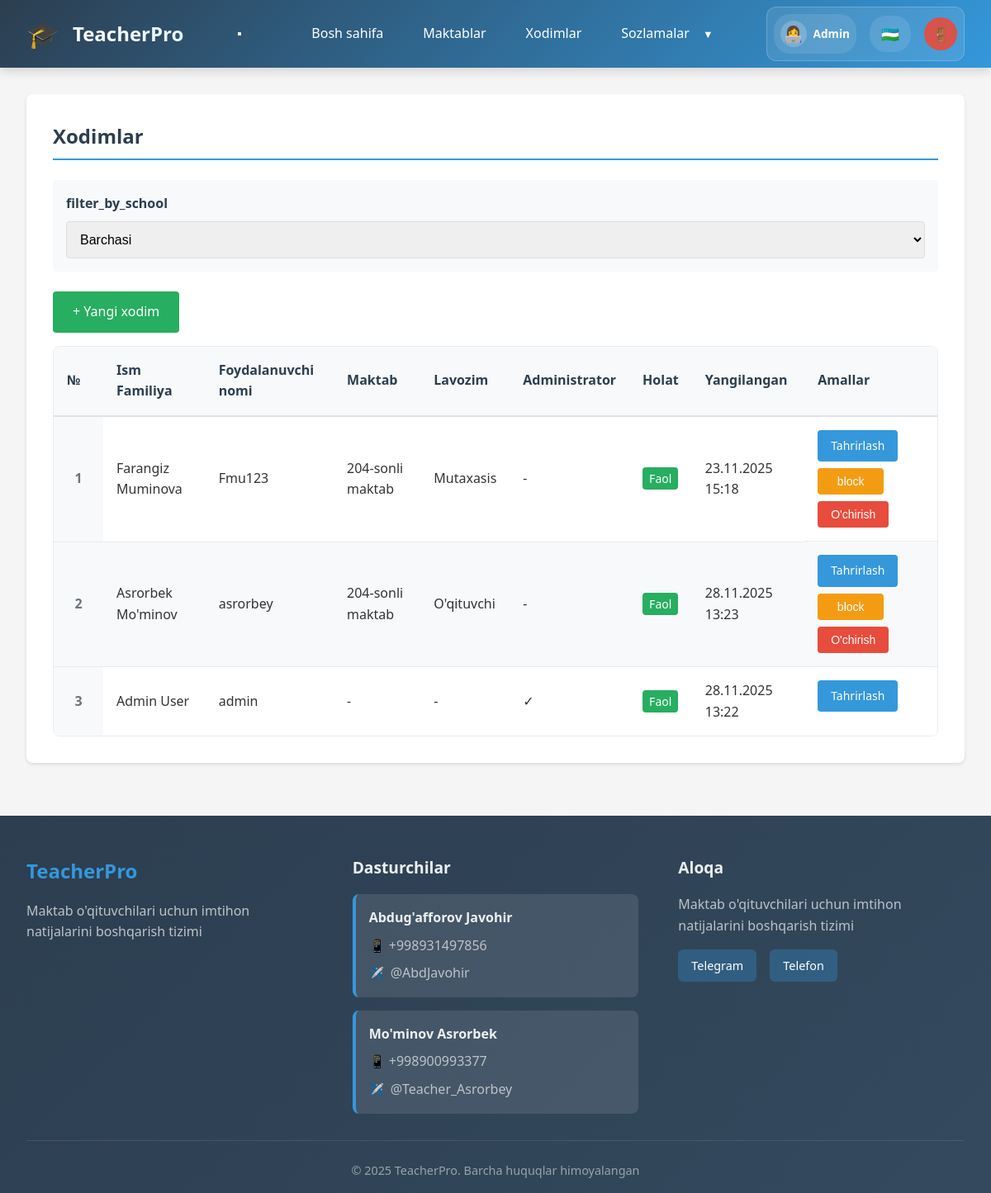
/admin/employees (signed in), run on an earlier commit of the app's database.
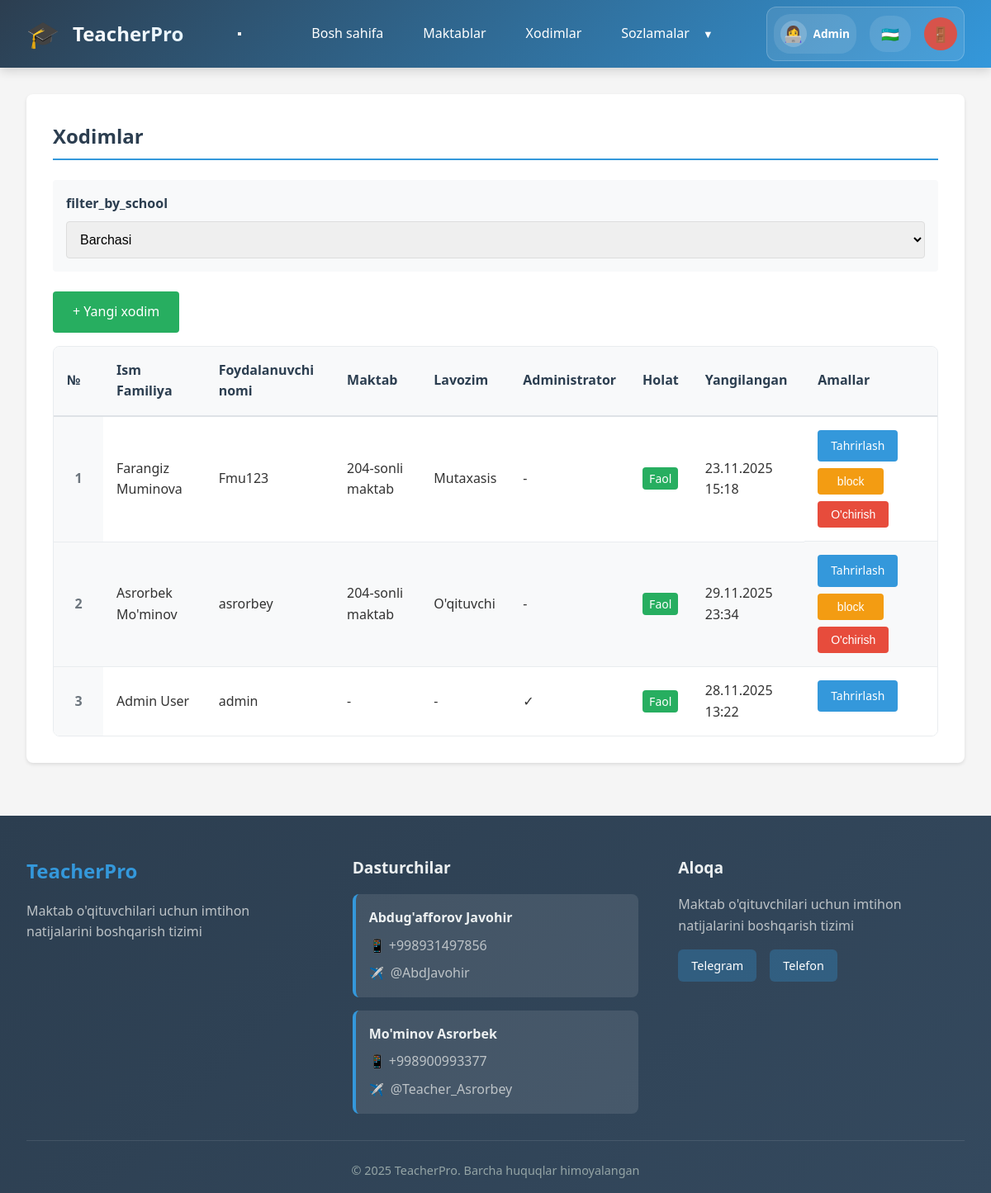
And on a later commit of the database.
### models.py (models this page shows, shortened)
class Base(DeclarativeBase):
    pass

class Employee(Base):
    __tablename__ = 'employees'
    id = Column(Integer, primary_key=True)
    username = Column(String(80), unique=True, nullable=False)
    password_hash = Column(String(200), nullable=False)
    first_name = Column(String(100), nullable=False)
    last_name = Column(String(100), nullable=False)
    email = Column(String(100))
    is_admin = Column(Boolean, default=False)
    is_active = Column(Boolean, default=True)
    school_id = Column(Integer, ForeignKey('schools.id'), nullable=True)
    staff_title_id = Column(Integer, ForeignKey('staff_titles.id'), nullable=True)
    created_at = Column(DateTime, default=datetime.utcnow)
    updated_at = Column(DateTime, default=datetime.utcnow, onupdate=datetime.utcnow)
    school = relationship('School', back_populates='employees')
    staff_title = relationship('StaffTitle', back_populates='employees')
    assigned_classes = relationship('SchoolClass', secondary='teacher_classes', back_populates='assigned_teachers')
    assigned_subjects = relationship('Subject', secondary='teacher_subjects', back_populates='assigned_teachers')

class School(Base):
    __tablename__ = 'schools'
    id = Column(Integer, primary_key=True)
    name = Column(String(200), nullable=False)
    address = Column(Text)
    phone = Column(String(50))
    email = Column(String(100))
    created_at = Column(DateTime, default=datetime.utcnow)
    employees = relationship('Employee', back_populates='school', cascade='all, delete-orphan')
    classes = relationship('SchoolClass', back_populates='school', cascade='all, delete-orphan')

class StaffTitle(Base):
    __tablename__ = 'staff_titles'
    id = Column(Integer, primary_key=True)
    title = Column(String(100), nullable=False, unique=True)
    employees = relationship('Employee', back_populates='staff_title')

### routers/admin.py (the view)
@router.get("/employees", response_class=HTMLResponse)
async def employees_list(
    request: Request,
    school_id: Optional[str] = None,
    db: AsyncSession = Depends(get_db)
):
    if school_id and school_id.strip():
        try:
            school_id_int = int(school_id)
        except ValueError:
            school_id_int = None
    if school_id:
        result = await db.execute(
            select(Employee)
            .options(selectinload(Employee.school), selectinload(Employee.staff_title))
            .where(Employee.school_id == school_id_int)
        )
    else:
        result = await db.execute(
            select(Employee)
            .options(selectinload(Employee.school), selectinload(Employee.staff_title))
            .order_by(Employee.created_at.desc())
        )
    employees = result.scalars().all()
    schools_result = await db.execute(select(School))
    schools = schools_result.scalars().all()
    context = await get_template_context(request)
    context.update({'employees': employees, 'schools': schools})
    return templates.TemplateResponse('admin/employees.html', context)

### templates/admin/employees.html (shortened to what this page needs)
{% extends "base.html" %}
{% block content %}
<div class="card">
    <h2>{{ _('employees') }}</h2>
    <div class="filter-box">
        <form method="GET">
            <div style="display: flex; gap: 1rem; align-items: end;">
                <div class="form-group" style="flex: 1; margin-bottom: 0;">
                    <label for="school_id">{{ _('filter_by_school') }}</label>
                    <select id="school_id" name="school_id" onchange="this.form.submit()">
                        <option value="">{{ _('all') }}</option>
                    </select>
                </div>
            </div>
        </form>
    </div>
    <div style="margin-bottom: 1rem;">
        <a href="{{ url_for('add_employee') }}" class="btn btn-success">+ {{ _('new_employee') }}</a>
    </div>
    {% if employees %}
    <div class="table-container">
        <table>
            <thead>
                <tr>
                    <th width="60">{{ _('number') }}</th>
                    <th>{{ _('first_name') }} {{ _('last_name') }}</th>
                    <th>{{ _('username') }}</th>
                    <th>{{ _('school') }}</th>
                    <th>{{ _('staff_title') }}</th>
                    <th>{{ _('admin') }}</th>
                    <th>{{ _('status') }}</th>
                    <th>{{ _('updated_at') }}</th>
                    <th>{{ _('actions') }}</th>
                </tr>
            </thead>
            <tbody>
                {% for employee in employees %}
                <tr>
                    <td class="row-number">{{ loop.index }}</td>
                    <td>{{ employee.first_name }} {{ employee.last_name }}</td>
                    <td>{{ employee.username }}</td>
                    <td>
                        {% if employee.school_id %}
                        {% for school in schools %}
                        {% if school.id == employee.school_id %}
                        {{ school.name }}
                        {% endif %}
                        {% endfor %}
                        {% else %}
                        -
                        {% endif %}
                    </td>
                    <td>
                        {% if employee.staff_title %}
                        {{ employee.staff_title.title }}
                        {% else %}
                        -
                        {% endif %}
                    </td>
                    <td>{% if employee.is_admin %}✓{% else %}-{% endif %}</td>
                    <td>
                        {% if employee.is_active %}
                        <span class="status-active">{{ _('active') }}</span>
                        {% else %}
                        <span class="status-inactive">{{ _('inactive') }}</span>
                        {% endif %}
                    </td>
                    <td>{{ employee.updated_at.strftime('%d.%m.%Y %H:%M') }}</td>
                    <td class="action-buttons">
                        <a href="{{ url_for('edit_employee', id=employee.id) }}" class="btn btn-primary btn-sm">{{
                            _('edit')
                            }}</a>
                        {% if employee.id != session.user_id %}
                        <form method="POST" action="{{ url_for('toggle_employee_status', id=employee.id) }}"
                            style="display: inline;">
                            <button type="submit" class="btn btn-warning btn-sm">
                                {% if employee.is_active %}{{ _('block') }}{% else %}{{ _('activate') }}{% endif %}
                            </button>
                        </form>
                        <form method="POST" action="{{ url_for('delete_employee', id=employee.id) }}"
                            style="display: inline;" onsubmit="return confirmDelete();">
                            <button type="submit" class="btn btn-danger btn-sm">{{ _('delete') }}</button>
                        </form>
                        {% endif %}
                    </td>
                </tr>
                {% endfor %}
            </tbody>
        </table>
    </div>
    {% else %}
    <div class="no-data">
        <p>{{ _('no_data') }}</p>
    </div>
    {% endif %}
</div>
{% endblock %}

### templates/base.html (shortened to what this page needs)
<!DOCTYPE html>
<html lang="{{ current_language }}">
<head>
    <link rel="stylesheet" href="{{ url_for('static', filename='style.css') }}">
</head>
<body>
    <nav class="navbar">
        <div class="nav-brand">
            <div class="nav-icon">🎓</div>
            <h1>{{ _('app_name') }}</h1>
        </div>
        <button class="hamburger-menu" id="hamburgerMenu">
        </button>
        <div class="nav-links">
            {% if session.user_id %}
            <div class="nav-menu" id="navMenu">
                {% if session.is_admin %}
                <a href="{{ url_for('admin_dashboard') }}"
                    class="nav-link {% if request.endpoint == 'admin_dashboard' %}active{% endif %}">
                    {{ _('dashboard') }}
                </a>
                <a href="{{ url_for('schools_list') }}"
                    class="nav-link {% if request.endpoint == 'schools_list' %}active{% endif %}">
                    {{ _('schools') }}
                </a>
                <a href="{{ url_for('employees_list') }}"
                    class="nav-link {% if request.endpoint == 'employees_list' %}active{% endif %}">
                    {{ _('employees') }}
                </a>
                <div class="nav-dropdown" id="settingsDropdown">
                    <a href="#" class="nav-link">
                        {{ _('settings') }}
                        <span class="dropdown-arrow">▼</span>
                    </a>
                </div>
                {% endif %}
            </div>
            <div class="nav-user" id="navUser">
                <div class="user-info-compact">
                    <span class="user-avatar">👩‍💻</span>
                    <span class="user-name-short">{{ session.full_name.split(' ')[0] }}</span>
                </div>
                <div class="language-selector-compact">
                    <div class="language-current" id="languageCurrent">
                        {% if current_language == 'uz' %}🇺🇿{% endif %}
                    </div>
                </div>
                <a href="{{ url_for('logout') }}" class="logout-btn-compact" title="{{ _('logout') }}">
                    <span class="logout-icon">🚪</span>
                </a>
            </div>
            {% endif %}
        </div>
    </nav>
    <div class="container">
        {% block content %}{% endblock %}
    </div>
    <footer class="footer">
        <div class="footer-content">
            <div class="footer-section">
                <h3>{{ _('app_name') }}</h3>
                <p>{{ _('footer_description') }}</p>
            </div>
            <div class="footer-section">
                <h4>{{ _('developers') }}</h4>
                <div class="developer-info">
                    <div class="developer">
                        <strong>Abdug'afforov Javohir</strong>
                        <div class="developer-contacts">
                            <span class="contact-item">📱 +998931497856</span>
                            <a href="https://t.me/AbdJavohir" class="contact-link" target="_blank">
                                <span class="telegram-icon">✈️</span> @AbdJavohir
                            </a>
                        </div>
                    </div>
                    <div class="developer">
                        <strong>Mo'minov Asrorbek</strong>
                        <div class="developer-contacts">
                            <span class="contact-item">📱 +998900993377</span>
                            <a href="https://t.me/Teacher_Asrorbey" class="contact-link" target="_blank">
                                <span class="telegram-icon">✈️</span> @Teacher_Asrorbey
                            </a>
                        </div>
                    </div>
                </div>
            </div>
            <div class="footer-section">
                <h4>{{ _('contact') }}</h4>
                <p>{{ _('footer_description') }}</p>
                <div class="footer-links">
                    <a href="https://t.me/AbdJavohir" class="footer-link" target="_blank">Telegram</a>
                    <a href="tel:+998931497856" class="footer-link">{{ _('phone') }}</a>
                </div>
            </div>
        </div>
        <div class="footer-bottom">
            <p>&copy; 2025 {{ _('app_name') }}. {{ _('all_rights_reserved') }}</p>
        </div>
    </footer>
</body>
</html>

What changed in the data, as far as the page shows it:
changed Employee "Asrorbek": updated_at "28.11.2025 13:23" → "29.11.2025 23:34"
